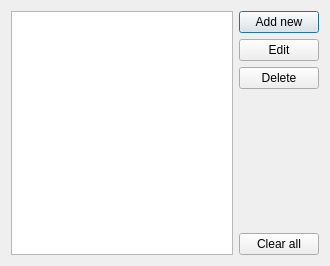
<?xml version="1.0" encoding="UTF-8"?>
<ui version="4.0">
 <class>ListDialog</class>
 <widget class="QDialog" name="ListDialog">
  <property name="geometry">
   <rect>
    <x>0</x>
    <y>0</y>
    <width>330</width>
    <height>266</height>
   </rect>
  </property>
  <property name="windowTitle">
   <string>Phone Book</string>
  </property>
  <layout class="QGridLayout" name="gridLayout">
   <item row="0" column="0">
    <widget class="QListWidget" name="list"/>
   </item>
   <item row="0" column="1">
    <layout class="QVBoxLayout" name="verticalLayout">
     <item>
      <widget class="QPushButton" name="addButton">
       <property name="text">
        <string>Add new</string>
       </property>
      </widget>
     </item>
     <item>
      <widget class="QPushButton" name="editButton">
       <property name="text">
        <string>Edit</string>
       </property>
      </widget>
     </item>
     <item>
      <widget class="QPushButton" name="deleteButton">
       <property name="text">
        <string>Delete</string>
       </property>
      </widget>
     </item>
     <item>
      <spacer name="verticalSpacer">
       <property name="orientation">
        <enum>Qt::Vertical</enum>
       </property>
       <property name="sizeHint" stdset="0">
        <size>
         <width>20</width>
         <height>40</height>
        </size>
       </property>
      </spacer>
     </item>
     <item>
      <widget class="QPushButton" name="canceAllButton">
       <property name="text">
        <string>Clear all</string>
       </property>
      </widget>
     </item>
    </layout>
   </item>
  </layout>
 </widget>
 <layoutdefault spacing="6" margin="11"/>
 <resources/>
 <connections>
  <connection>
   <sender>canceAllButton</sender>
   <signal>clicked()</signal>
   <receiver>list</receiver>
   <slot>clear()</slot>
   <hints>
    <hint type="sourcelabel">
     <x>291</x>
     <y>238</y>
    </hint>
    <hint type="destinationlabel">
     <x>226</x>
     <y>152</y>
    </hint>
   </hints>
  </connection>
 </connections>
</ui>
